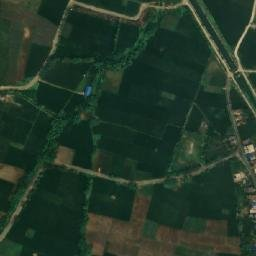
#> input picture public/images/map/tile-tl.png, 256 x 256 px
$ python stitch.py
#> lines starting #> are read from the running program, lines starting #| are printed output that depends on the picture
from PIL import Image

tl = Image.open("tile-tl.png")
#> tl is the input picture: PIL image 256x256 RGB; mean R, G, B 35.4, 56.1, 40.8
tr = Image.open("tile-tr.png")
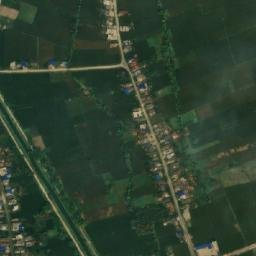
#> input picture public/images/map/tile-tr.png, 256 x 256 px
#> tr is the input picture: PIL image 256x256 RGB; mean R, G, B 47.1, 64.6, 47.7
bl = Image.open("tile-bl.png")
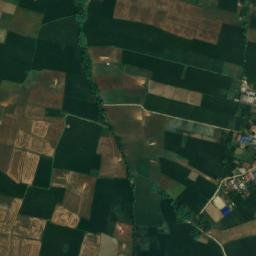
#> input picture public/images/map/tile-bl.png, 256 x 256 px
#> bl is the input picture: PIL image 256x256 RGB; mean R, G, B 43.5, 58.2, 41.3
br = Image.open("tile-br.png")
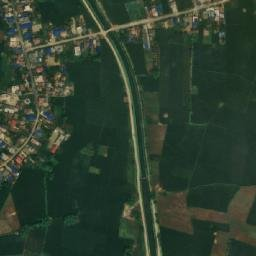
#> input picture public/images/map/tile-br.png, 256 x 256 px
#> br is the input picture: PIL image 256x256 RGB; mean R, G, B 46.8, 63.3, 47.4

w, h = tl.size
#> w = 256; h = 256

result = Image.new("RGB", (w * 2, h * 2))
#> result: PIL image 512x512 RGB; every value is 0
result.paste(tl, (0, 0))
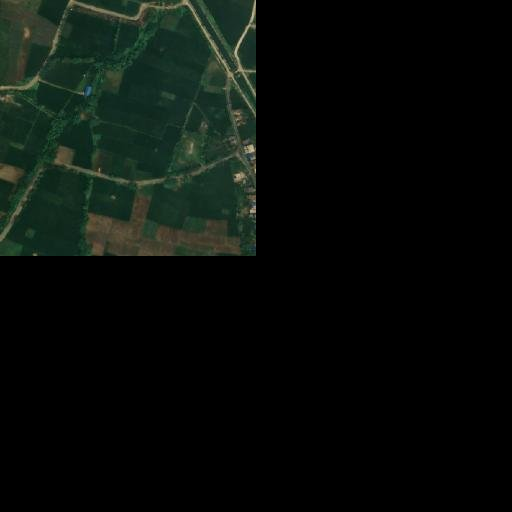
#> result: PIL image 512x512 RGB; mean R, G, B 8.9, 14, 10.2
result.paste(tr, (w, 0))
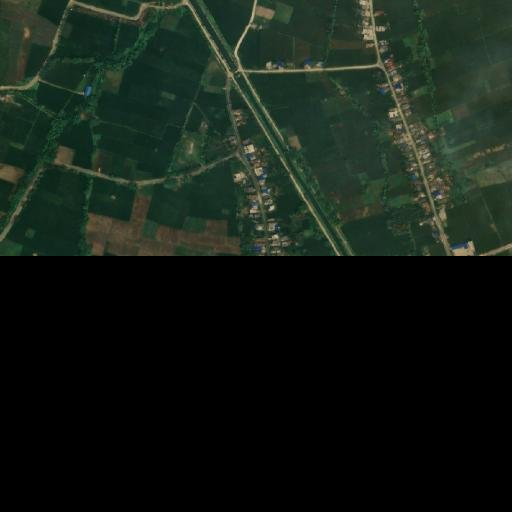
#> result: PIL image 512x512 RGB; mean R, G, B 20.6, 30.2, 22.1
result.paste(bl, (0, h))
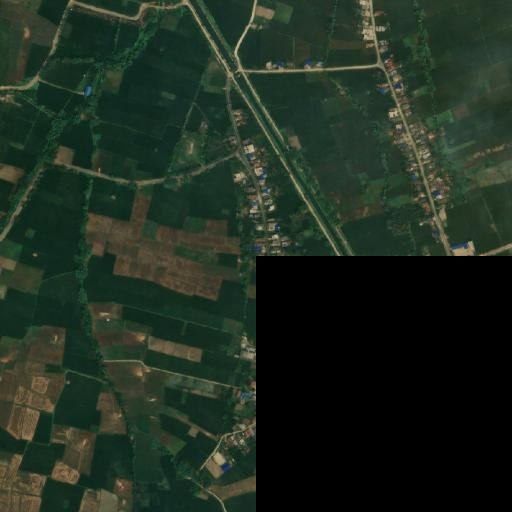
#> result: PIL image 512x512 RGB; mean R, G, B 31.5, 44.7, 32.4
result.paste(br, (w, h))
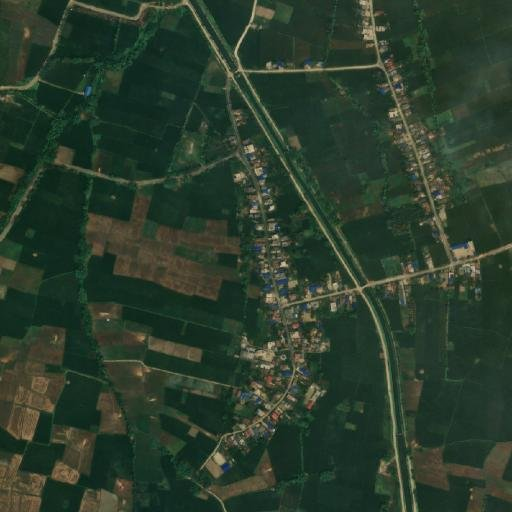
#> result: PIL image 512x512 RGB; mean R, G, B 43.2, 60.5, 44.3

result.save("najarpur-map.png")
print(f"Done! Saved as najarpur-map.png ({w*2}x{h*2}px)")
#| Done! Saved as najarpur-map.png (512x512px)
